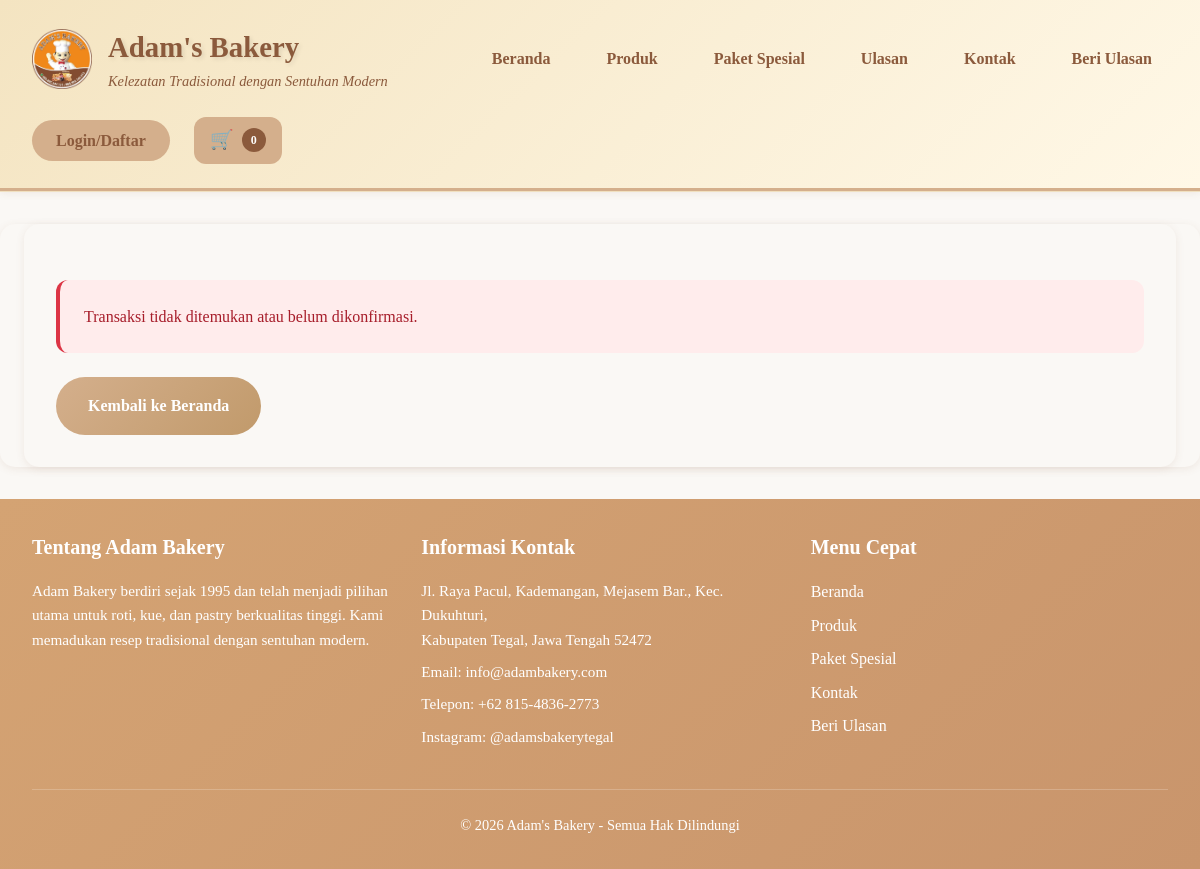
The app's page /review.php?transaction_id=55, older data.
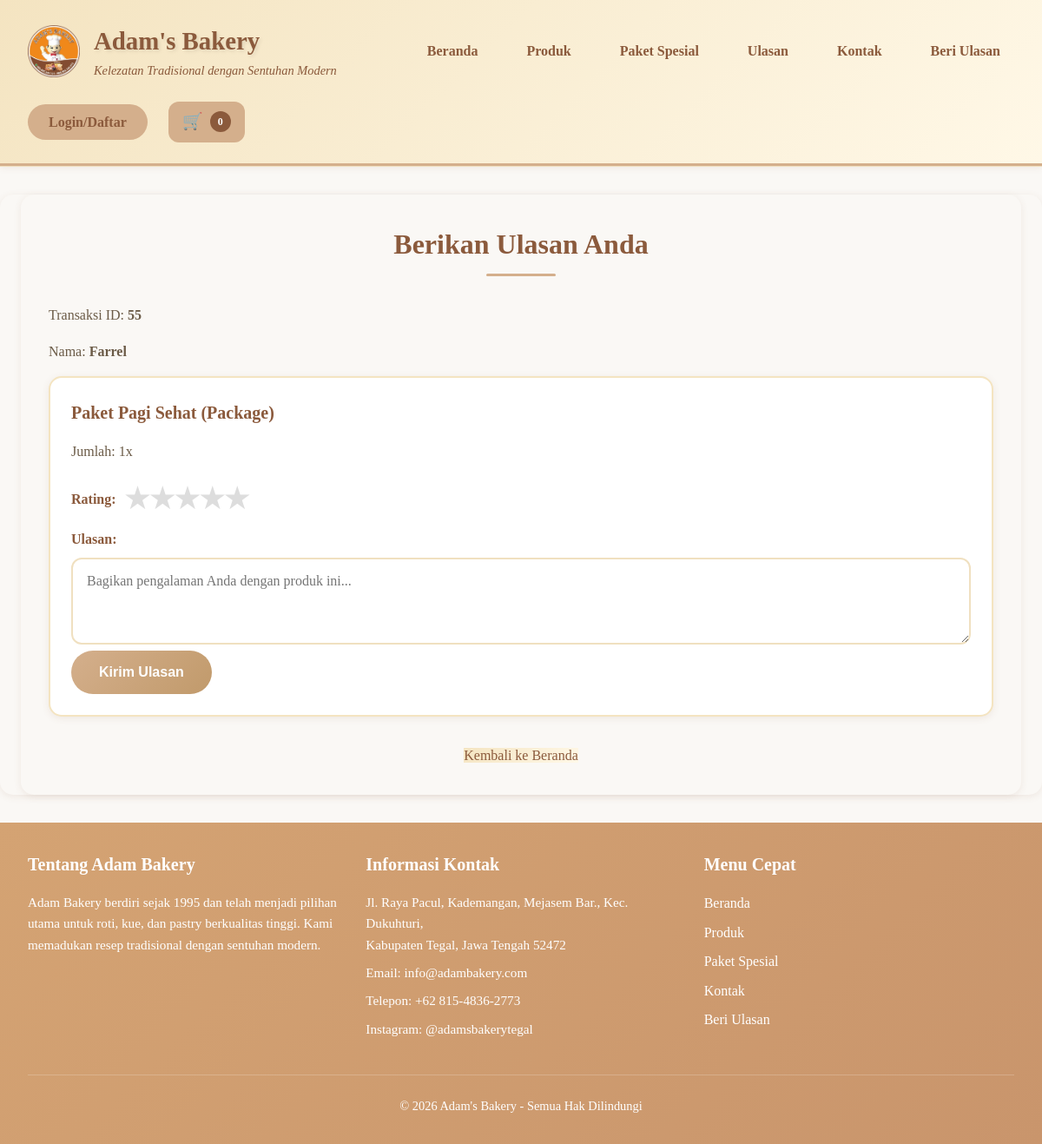
The same page, newer data.
### tables this page shows
CREATE TABLE `transactions` (
  `id` int(11) NOT NULL AUTO_INCREMENT,
  `nama_pembeli` varchar(255) NOT NULL,
  `email` varchar(255) NOT NULL,
  `phone` varchar(20) DEFAULT NULL,
  `alamat` text DEFAULT NULL,
  `total_amount` decimal(10,2) NOT NULL,
  `payment_method` enum('transfer_bank') DEFAULT 'transfer_bank',
  `bank_name` varchar(100) DEFAULT NULL,
  `account_name` varchar(255) DEFAULT NULL,
  `account_number` varchar(50) DEFAULT NULL,
  `transfer_amount` decimal(10,2) DEFAULT NULL,
  `transfer_proof` varchar(255) DEFAULT NULL,
  `status` enum('pending','confirmed','cancelled') DEFAULT 'pending',
  `created_at` timestamp NOT NULL DEFAULT current_timestamp(),
  `updated_at` timestamp NOT NULL DEFAULT current_timestamp() ON UPDATE current_timestamp(),
  `customer_id` int(11) DEFAULT NULL,
  `bukti_pembayaran` varchar(255) DEFAULT NULL COMMENT 'bukti pembayaran',
  `admin_notified_at` timestamp NULL DEFAULT NULL COMMENT 'Waktu notifikasi admin dikirim',
  `admin_notified_status` enum('pending','sent','failed') DEFAULT 'pending' COMMENT 'Status pengiriman notifikasi ke admin (pending/sent/failed)',
  `admin_notifications_disabled` tinyint(1) DEFAULT 0,
  PRIMARY KEY (`id`),
  KEY `idx_transaction_customer` (`customer_id`),
  CONSTRAINT `transactions_ibfk_1` FOREIGN KEY (`customer_id`) REFERENCES `customer_users` (`id`) ON DELETE SET NULL
);

CREATE TABLE `transaction_items` (
  `id` int(11) NOT NULL AUTO_INCREMENT,
  `transaction_id` int(11) NOT NULL,
  `product_id` int(11) DEFAULT NULL,
  `package_id` int(11) DEFAULT NULL,
  `item_type` enum('product','package') NOT NULL,
  `quantity` int(11) NOT NULL DEFAULT 1,
  `price` decimal(10,2) NOT NULL,
  PRIMARY KEY (`id`),
  KEY `idx_transaction_id` (`transaction_id`),
  KEY `idx_product_id` (`product_id`),
  KEY `idx_package_id` (`package_id`),
  CONSTRAINT `transaction_items_ibfk_1` FOREIGN KEY (`transaction_id`) REFERENCES `transactions` (`id`) ON DELETE CASCADE,
  CONSTRAINT `transaction_items_ibfk_2` FOREIGN KEY (`product_id`) REFERENCES `products` (`id`) ON DELETE SET NULL,
  CONSTRAINT `transaction_items_ibfk_3` FOREIGN KEY (`package_id`) REFERENCES `packages` (`id`) ON DELETE SET NULL
);

### review.php (the view, shortened to what this page needs)
<?php
include 'includes/header.php';
$transaction_id = isset($_GET['transaction_id']) ? intval($_GET['transaction_id']) : 0;
if (!$transaction_id) {
    $error = "Tidak ada transaksi yang dipilih. Silakan pilih transaksi untuk memberi ulasan.";
} else {
    $transaction_stmt = $conn->prepare("SELECT * FROM transactions WHERE id = ? AND status = 'confirmed'");
    $transaction_stmt->bind_param('i', $transaction_id);
    $transaction_stmt->execute();
    $transaction_result = $transaction_stmt->get_result();
    if ($transaction_result->num_rows == 0) {
        $error = "Transaksi tidak ditemukan atau belum dikonfirmasi.";
    } else {
        $transaction = $transaction_result->fetch_assoc();
        $items_query = "
            SELECT ti.*,
                   CASE
                       WHEN ti.item_type = 'product' THEN p.nama
                       WHEN ti.item_type = 'package' THEN pkg.nama
                   END as item_name,
                   CASE
                       WHEN ti.item_type = 'product' THEN p.id
                       WHEN ti.item_type = 'package' THEN pkg.id
                   END as item_id,
                   (SELECT COUNT(*) FROM reviews r WHERE r.transaction_id = ti.transaction_id
                    AND ((r.product_id = ti.product_id AND ti.item_type = 'product')
                         OR (r.package_id = ti.package_id AND ti.item_type = 'package'))) as reviewed
            FROM transaction_items ti
            LEFT JOIN products p ON ti.product_id = p.id
            LEFT JOIN packages pkg ON ti.package_id = pkg.id
            WHERE ti.transaction_id = $transaction_id
        ";
        $items = $conn->query($items_query);
    }
}
?>
<main>
    <?php if (isset($error)): ?>
        <div class="alert alert-error"><?php echo htmlspecialchars($error, ENT_QUOTES, 'UTF-8'); ?></div>
        <a href="index.php" class="btn">Kembali ke Beranda</a>
    <?php else: ?>
        <h2>Berikan Ulasan Anda</h2>
        <p>Transaksi ID: <strong><?php echo htmlspecialchars($transaction['id'], ENT_QUOTES, 'UTF-8'); ?></strong></p>
        <p>Nama: <strong><?php echo htmlspecialchars($transaction['nama_pembeli'], ENT_QUOTES, 'UTF-8'); ?></strong></p>
        <?php while ($item = $items->fetch_assoc()): ?>
            <div class="product-card" style="margin-bottom: 2rem;">
                <h4><?php echo htmlspecialchars($item['item_name'], ENT_QUOTES, 'UTF-8'); ?> (<?php echo htmlspecialchars(ucfirst($item['item_type']), ENT_QUOTES, 'UTF-8'); ?>)</h4>
                <p>Jumlah: <?php echo (int)$item['quantity']; ?>x</p>
                <?php if ($item['reviewed'] > 0): ?>
                    <div class="alert alert-info">Anda sudah memberikan ulasan untuk item ini.</div>
                <?php else: ?>
                    <form method="post" action="backend/process_review.php">
                        <div class="rating-row">
                        <label>Rating:</label>
                        <div class="rating-input">
                            <?php for ($i = 5; $i >= 1; $i--): ?>
                                <label for="rating_<?php echo $item['item_id']; ?>_<?php echo $i; ?>">★</label>
                            <?php endfor; ?>
                        </div>
                        </div>
                        <label>Ulasan:</label>
                        <textarea name="review_text" rows="3" placeholder="Bagikan pengalaman Anda dengan produk ini..."></textarea>
                        <button type="submit">Kirim Ulasan</button>
                    </form>
                <?php endif; ?>
            </div>
        <?php endwhile; ?>
        <div class="text-center mt-2">
            <a href="index.php" class="btn-secondary">Kembali ke Beranda</a>
        </div>
    <?php endif; ?>
</main>
<?php include 'includes/footer.php'; ?>

Row changes from the older to the newer data that the page shows:
now on this page (row edited): transactions: id "55", nama_pembeli "Farrel"
now on this page (row unchanged): transaction_items: item_name "Paket Pagi Sehat", item_type "Package", quantity "1"
Text that changed along with them:
$error: "Transaksi tidak ditemukan atau belum dikonfirmasi." → (not shown)
text now shown: "Berikan Ulasan Anda Transaksi ID: Nama:"
